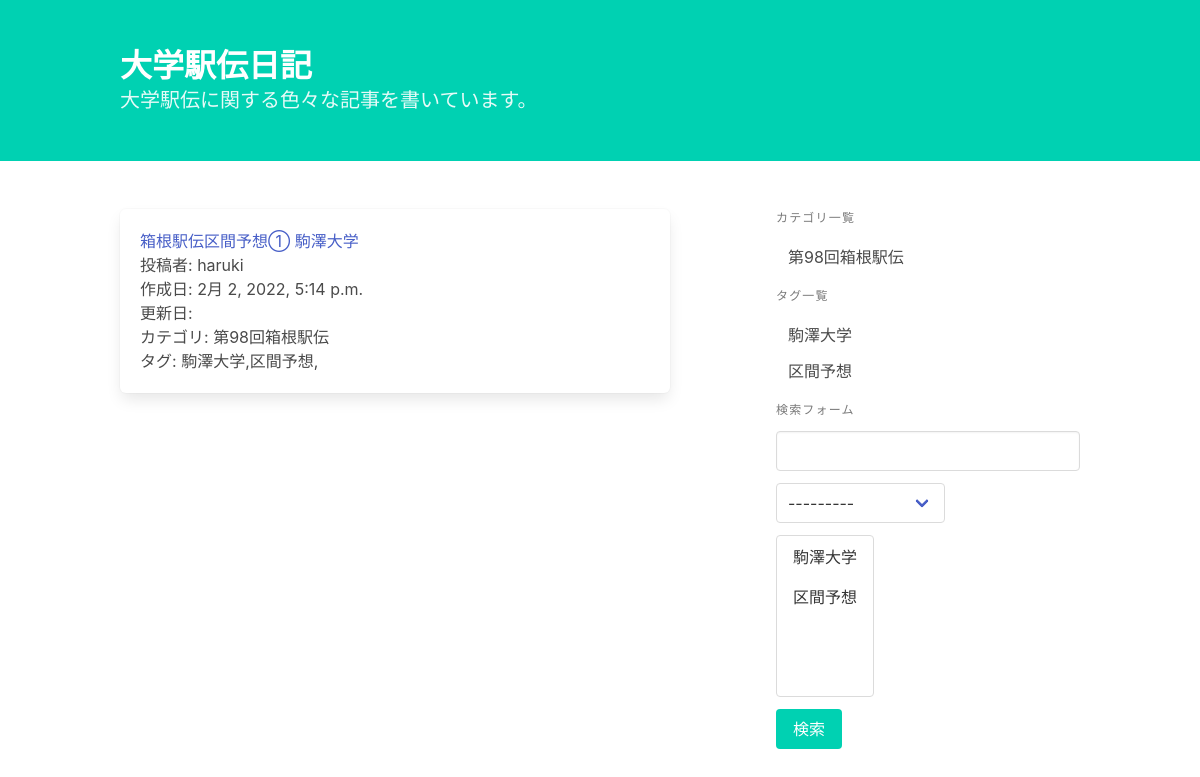
Screenshot of /blog/ with the database file from the repository.
### blog/models.py (models this page shows, shortened)
class Post(models.Model):
    title = models.CharField('タイトル', max_length=32)
    text = models.TextField('本文')
    category = models.ForeignKey(Category, on_delete=models.PROTECT)
    tags = models.ManyToManyField(Tag, verbose_name='タグ', blank=True)
    writer = models.ForeignKey(settings.AUTH_USER_MODEL, on_delete=models.PROTECT, verbose_name='投稿者')
    created_at = models.DateTimeField('投稿日', auto_now_add=True)
    changed_at = models.DateTimeField('更新日', auto_now=True)

class Category(models.Model):
    name = models.CharField('カテゴリ名', max_length=255, unique=True)
    def __str__(self):
        return self.name

class Tag(models.Model):
    name = models.CharField('タグ名', max_length=255, unique=True)
    def __str__(self):
        return self.name

### blog/views.py (the view, shortened to what this page needs)
# urls.py: path('', views.PostList.as_view(), name='post_list'),
class PostList(generic.ListView):
    model = Post
    ordering = '-created_at'
    def get_queryset(self):
        queryset = super().get_queryset()
        form = PostSearchForm(self.request.GET or None)
        return queryset

### blog/forms.py
class PostSearchForm(forms.Form):
    key_word = forms.CharField(
        label='キーワード', required=False,
        widget=forms.TextInput(attrs={'class': 'input'})
    )
    category = forms.ModelChoiceField(
        label='カテゴリの選択', required=False,
        queryset=Category.objects.all(),
    )
    tags = forms.ModelMultipleChoiceField(
        label='タグの選択', required=False,
        queryset=Tag.objects.all(),
    )

### blog/templatetags/blog.py (called while the page is built)
@register.inclusion_tag('blog/category_and_tag_list.html')
def create_category_and_tag_list():
    return {
        'category_list' : Category.objects.all(),
        'tag_list' : Tag.objects.all(),
    }

@register.inclusion_tag('blog/search_form.html')
def create_search_form(request):
    form = PostSearchForm(request.GET or None)
    return {'form': form}

### blog/templates/blog/post_list.html
{% extends 'blog/base.html' %}
{% block content %}
    {% for post in post_list %}
        <article class="box">
            <h1><a href="{% url 'blog:post_detail' post.pk %}">{{ post.title }}</a></h1>
            <p>投稿者: {{ post.writer }}</p>
            <p>作成日: {{ post.created_at }}</p>
            <p>更新日: {{ post.updated_at }}</p>
            <p>カテゴリ: {{ post.category }}</p>
            <p>タグ: {% for tag in post.tags.all %}{{ tag }},{% endfor %}</p>
        </article>
    {% endfor %}
{% endblock %}

### blog/templates/blog/category_and_tag_list.html
<p class="menu-label">カテゴリ一覧</p>
<ul class="menu-list">
    {% for category in category_list %}
        <li><a href="{% url 'blog:post_category_list' category.pk %}">{{ category }}</a></li>
    {% endfor %}
</ul>
<p class="menu-label">タグ一覧</p>
<ul class="menu-list">
    {% for tag in tag_list %}
        <li><a href="{% url 'blog:post_tag_list' tag.pk %}">{{ tag }}</a></li>
    {% endfor %}
</ul>

### rows the page displays
Post: title "箱根駅伝区間予想① 駒澤大学", writer "haruki", created_at "2月 2, 2022, 5:14 p.m.", category "第98回箱根駅伝"
Tag: name "駒澤大学"
Tag: name "区間予想"
Category: name "第98回箱根駅伝"
